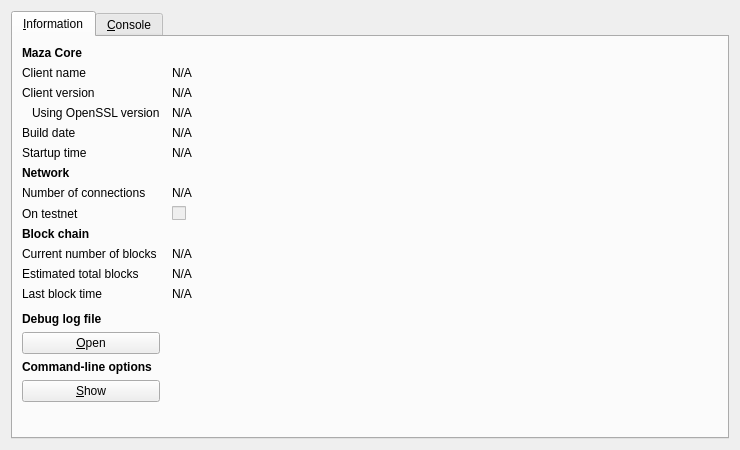
<?xml version="1.0" encoding="UTF-8"?>
<ui version="4.0">
 <class>RPCConsole</class>
 <widget class="QDialog" name="RPCConsole">
  <property name="geometry">
   <rect>
    <x>0</x>
    <y>0</y>
    <width>740</width>
    <height>450</height>
   </rect>
  </property>
  <property name="windowTitle">
   <string>Maza - Debug window</string>
  </property>
  <layout class="QVBoxLayout" name="verticalLayout_2">
   <item>
    <widget class="QTabWidget" name="tabWidget">
     <property name="currentIndex">
      <number>0</number>
     </property>
     <widget class="QWidget" name="tab_info">
      <attribute name="title">
       <string>&amp;Information</string>
      </attribute>
      <layout class="QGridLayout" name="gridLayout" columnstretch="0,1">
       <property name="horizontalSpacing">
        <number>12</number>
       </property>
       <item row="0" column="0">
        <widget class="QLabel" name="label_9">
         <property name="font">
          <font>
           <weight>75</weight>
           <bold>true</bold>
          </font>
         </property>
         <property name="text">
          <string>Maza Core</string>
         </property>
        </widget>
       </item>
       <item row="1" column="0">
        <widget class="QLabel" name="label_5">
         <property name="text">
          <string>Client name</string>
         </property>
        </widget>
       </item>
       <item row="1" column="1">
        <widget class="QLabel" name="clientName">
         <property name="cursor">
          <cursorShape>IBeamCursor</cursorShape>
         </property>
         <property name="text">
          <string>N/A</string>
         </property>
         <property name="textFormat">
          <enum>Qt::PlainText</enum>
         </property>
         <property name="textInteractionFlags">
          <set>Qt::LinksAccessibleByMouse|Qt::TextSelectableByKeyboard|Qt::TextSelectableByMouse</set>
         </property>
        </widget>
       </item>
       <item row="2" column="0">
        <widget class="QLabel" name="label_6">
         <property name="text">
          <string>Client version</string>
         </property>
        </widget>
       </item>
       <item row="2" column="1">
        <widget class="QLabel" name="clientVersion">
         <property name="cursor">
          <cursorShape>IBeamCursor</cursorShape>
         </property>
         <property name="text">
          <string>N/A</string>
         </property>
         <property name="textFormat">
          <enum>Qt::PlainText</enum>
         </property>
         <property name="textInteractionFlags">
          <set>Qt::LinksAccessibleByMouse|Qt::TextSelectableByKeyboard|Qt::TextSelectableByMouse</set>
         </property>
        </widget>
       </item>
       <item row="3" column="0">
        <widget class="QLabel" name="label_14">
         <property name="text">
          <string>Using OpenSSL version</string>
         </property>
         <property name="indent">
          <number>10</number>
         </property>
        </widget>
       </item>
       <item row="3" column="1">
        <widget class="QLabel" name="openSSLVersion">
         <property name="cursor">
          <cursorShape>IBeamCursor</cursorShape>
         </property>
         <property name="text">
          <string>N/A</string>
         </property>
         <property name="textFormat">
          <enum>Qt::PlainText</enum>
         </property>
         <property name="textInteractionFlags">
          <set>Qt::LinksAccessibleByMouse|Qt::TextSelectableByKeyboard|Qt::TextSelectableByMouse</set>
         </property>
        </widget>
       </item>
       <item row="4" column="0">
        <widget class="QLabel" name="label_12">
         <property name="text">
          <string>Build date</string>
         </property>
        </widget>
       </item>
       <item row="4" column="1">
        <widget class="QLabel" name="buildDate">
         <property name="cursor">
          <cursorShape>IBeamCursor</cursorShape>
         </property>
         <property name="text">
          <string>N/A</string>
         </property>
         <property name="textFormat">
          <enum>Qt::PlainText</enum>
         </property>
         <property name="textInteractionFlags">
          <set>Qt::LinksAccessibleByMouse|Qt::TextSelectableByKeyboard|Qt::TextSelectableByMouse</set>
         </property>
        </widget>
       </item>
       <item row="5" column="0">
        <widget class="QLabel" name="label_13">
         <property name="text">
          <string>Startup time</string>
         </property>
        </widget>
       </item>
       <item row="5" column="1">
        <widget class="QLabel" name="startupTime">
         <property name="cursor">
          <cursorShape>IBeamCursor</cursorShape>
         </property>
         <property name="text">
          <string>N/A</string>
         </property>
         <property name="textFormat">
          <enum>Qt::PlainText</enum>
         </property>
         <property name="textInteractionFlags">
          <set>Qt::LinksAccessibleByMouse|Qt::TextSelectableByKeyboard|Qt::TextSelectableByMouse</set>
         </property>
        </widget>
       </item>
       <item row="6" column="0">
        <widget class="QLabel" name="label_11">
         <property name="font">
          <font>
           <weight>75</weight>
           <bold>true</bold>
          </font>
         </property>
         <property name="text">
          <string>Network</string>
         </property>
        </widget>
       </item>
       <item row="7" column="0">
        <widget class="QLabel" name="label_7">
         <property name="text">
          <string>Number of connections</string>
         </property>
        </widget>
       </item>
       <item row="7" column="1">
        <widget class="QLabel" name="numberOfConnections">
         <property name="cursor">
          <cursorShape>IBeamCursor</cursorShape>
         </property>
         <property name="text">
          <string>N/A</string>
         </property>
         <property name="textFormat">
          <enum>Qt::PlainText</enum>
         </property>
         <property name="textInteractionFlags">
          <set>Qt::LinksAccessibleByMouse|Qt::TextSelectableByKeyboard|Qt::TextSelectableByMouse</set>
         </property>
        </widget>
       </item>
       <item row="8" column="0">
        <widget class="QLabel" name="label_8">
         <property name="text">
          <string>On testnet</string>
         </property>
        </widget>
       </item>
       <item row="8" column="1">
        <widget class="QCheckBox" name="isTestNet">
         <property name="enabled">
          <bool>false</bool>
         </property>
         <property name="text">
          <string/>
         </property>
        </widget>
       </item>
       <item row="9" column="0">
        <widget class="QLabel" name="label_10">
         <property name="font">
          <font>
           <weight>75</weight>
           <bold>true</bold>
          </font>
         </property>
         <property name="text">
          <string>Block chain</string>
         </property>
        </widget>
       </item>
       <item row="10" column="0">
        <widget class="QLabel" name="label_3">
         <property name="text">
          <string>Current number of blocks</string>
         </property>
        </widget>
       </item>
       <item row="10" column="1">
        <widget class="QLabel" name="numberOfBlocks">
         <property name="cursor">
          <cursorShape>IBeamCursor</cursorShape>
         </property>
         <property name="text">
          <string>N/A</string>
         </property>
         <property name="textFormat">
          <enum>Qt::PlainText</enum>
         </property>
         <property name="textInteractionFlags">
          <set>Qt::LinksAccessibleByMouse|Qt::TextSelectableByKeyboard|Qt::TextSelectableByMouse</set>
         </property>
        </widget>
       </item>
       <item row="11" column="0">
        <widget class="QLabel" name="label_4">
         <property name="text">
          <string>Estimated total blocks</string>
         </property>
        </widget>
       </item>
       <item row="11" column="1">
        <widget class="QLabel" name="totalBlocks">
         <property name="cursor">
          <cursorShape>IBeamCursor</cursorShape>
         </property>
         <property name="text">
          <string>N/A</string>
         </property>
         <property name="textFormat">
          <enum>Qt::PlainText</enum>
         </property>
         <property name="textInteractionFlags">
          <set>Qt::LinksAccessibleByMouse|Qt::TextSelectableByKeyboard|Qt::TextSelectableByMouse</set>
         </property>
        </widget>
       </item>
       <item row="12" column="0">
        <widget class="QLabel" name="label_2">
         <property name="text">
          <string>Last block time</string>
         </property>
        </widget>
       </item>
       <item row="12" column="1">
        <widget class="QLabel" name="lastBlockTime">
         <property name="cursor">
          <cursorShape>IBeamCursor</cursorShape>
         </property>
         <property name="text">
          <string>N/A</string>
         </property>
         <property name="textFormat">
          <enum>Qt::PlainText</enum>
         </property>
         <property name="textInteractionFlags">
          <set>Qt::LinksAccessibleByMouse|Qt::TextSelectableByKeyboard|Qt::TextSelectableByMouse</set>
         </property>
        </widget>
       </item>
       <item row="13" column="0">
        <spacer name="verticalSpacer_2">
         <property name="orientation">
          <enum>Qt::Vertical</enum>
         </property>
         <property name="sizeHint" stdset="0">
          <size>
           <width>20</width>
           <height>20</height>
          </size>
         </property>
        </spacer>
       </item>
       <item row="14" column="0">
        <widget class="QLabel" name="labelDebugLogfile">
         <property name="font">
          <font>
           <weight>75</weight>
           <bold>true</bold>
          </font>
         </property>
         <property name="text">
          <string>Debug log file</string>
         </property>
        </widget>
       </item>
       <item row="15" column="0">
        <widget class="QPushButton" name="openDebugLogfileButton">
         <property name="toolTip">
          <string>Open the Maza debug log file from the current data directory. This can take a few seconds for large log files.</string>
         </property>
         <property name="text">
          <string>&amp;Open</string>
         </property>
         <property name="autoDefault">
          <bool>false</bool>
         </property>
        </widget>
       </item>
       <item row="16" column="0">
        <widget class="QLabel" name="labelCLOptions">
         <property name="font">
          <font>
           <weight>75</weight>
           <bold>true</bold>
          </font>
         </property>
         <property name="text">
          <string>Command-line options</string>
         </property>
        </widget>
       </item>
       <item row="17" column="0">
        <widget class="QPushButton" name="showCLOptionsButton">
         <property name="toolTip">
          <string>Show the Maza-Qt help message to get a list with possible Maza command-line options.</string>
         </property>
         <property name="text">
          <string>&amp;Show</string>
         </property>
         <property name="autoDefault">
          <bool>false</bool>
         </property>
        </widget>
       </item>
       <item row="18" column="0">
        <spacer name="verticalSpacer">
         <property name="orientation">
          <enum>Qt::Vertical</enum>
         </property>
         <property name="sizeHint" stdset="0">
          <size>
           <width>20</width>
           <height>40</height>
          </size>
         </property>
        </spacer>
       </item>
      </layout>
     </widget>
     <widget class="QWidget" name="tab_console">
      <attribute name="title">
       <string>&amp;Console</string>
      </attribute>
      <layout class="QVBoxLayout" name="verticalLayout_3">
       <property name="spacing">
        <number>3</number>
       </property>
       <item>
        <widget class="QTextEdit" name="messagesWidget">
         <property name="minimumSize">
          <size>
           <width>0</width>
           <height>100</height>
          </size>
         </property>
         <property name="readOnly">
          <bool>true</bool>
         </property>
         <property name="tabKeyNavigation" stdset="0">
          <bool>false</bool>
         </property>
         <property name="columnCount" stdset="0">
          <number>2</number>
         </property>
        </widget>
       </item>
       <item>
        <layout class="QHBoxLayout" name="horizontalLayout">
         <property name="spacing">
          <number>3</number>
         </property>
         <item>
          <widget class="QLabel" name="label">
           <property name="text">
            <string notr="true">&gt;</string>
           </property>
          </widget>
         </item>
         <item>
          <widget class="QLineEdit" name="lineEdit"/>
         </item>
         <item>
          <widget class="QPushButton" name="clearButton">
           <property name="maximumSize">
            <size>
             <width>24</width>
             <height>24</height>
            </size>
           </property>
           <property name="toolTip">
            <string>Clear console</string>
           </property>
           <property name="text">
            <string/>
           </property>
           <property name="icon">
            <iconset resource="../bitcoin.qrc">
             <normaloff>:/icons/remove</normaloff>:/icons/remove</iconset>
           </property>
           <property name="shortcut">
            <string notr="true">Ctrl+L</string>
           </property>
           <property name="autoDefault">
            <bool>false</bool>
           </property>
          </widget>
         </item>
        </layout>
       </item>
      </layout>
     </widget>
    </widget>
   </item>
  </layout>
 </widget>
 <resources>
  <include location="../bitcoin.qrc"/>
 </resources>
 <connections/>
</ui>
